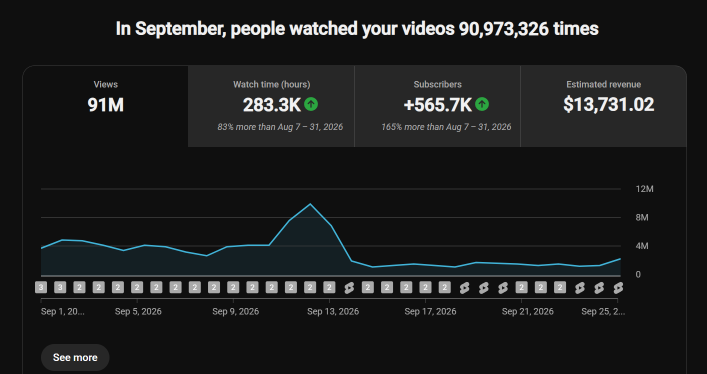
#> input picture 02-results-and-b-roll/IMG_0038.PNG, 1413 x 748 px (shown at 1/2 size)
$ python -i cards_ab.py   (imports and definitions only)
#> lines starting #> are read from the running program, lines starting #| are printed output that depends on the picture; after the words box and inside, x2 and y2 are one past the last pixel; in counts of white or black regions, pixels touching at a corner belong together
#> in photo_file, im is the input picture: PIL image 1413x748 RGB; mean R, G, B 27.7, 28.8, 29.1
"""AB Nasdaq-style cards: clean Apple-keynote look. Screenshots get rounded corners, a hairline border and a soft
shadow (for light-grey or white plates); photos beside Ricky get a thin white frame and a soft shadow."""
import os, sys
from PIL import Image, ImageDraw, ImageFilter

sys.path.insert(0, "/home/user/work/scripts")
import cards2 as C2

OUT = "/home/user/work/gfx/ab"
# [1 line not run here, left out]


def fit(im, max_w, max_h):
#> called with max_w = 544, max_h = 584
    s = min(max_w / im.width, max_h / im.height)
#> s = 0.385
    return im.resize((max(1, round(im.width * s)), max(1, round(im.height * s))), Image.LANCZOS)
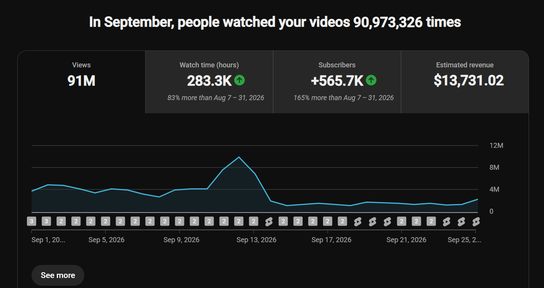
#> returned value: PIL image 544x288 RGB; mean R, G, B 27.7, 28.8, 29


def shadowed(im, radius, pad=70, blur=26, alpha=70, frame=0, frame_rgb=(255, 255, 255), hairline=None):
#> called with radius = 14, pad = 70, blur = 22, alpha = 120, frame = 8, frame_rgb = (255, 255, 255)
    w, h = im.width + 2 * frame, im.height + 2 * frame
#> w = 560; h = 304
    card = Image.new("RGBA", (w, h), frame_rgb + (255,))
#> card: PIL image 560x304 RGBA; every value is 255
    card.paste(im, (frame, frame))
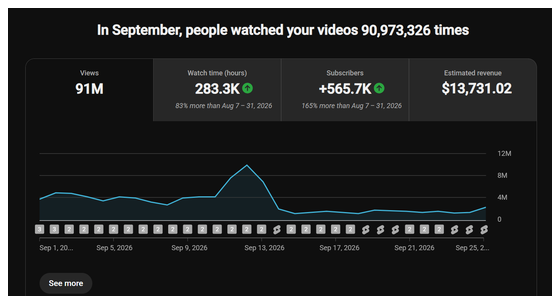
#> card: PIL image 560x304 RGBA; mean R, G, B, A 45.8, 46.8, 47, 255
    m = Image.new("L", (w, h), 0)
#> m: PIL image 560x304 L; every value is 0
    ImageDraw.Draw(m).rounded_rectangle((0, 0, w - 1, h - 1), radius, fill=255)
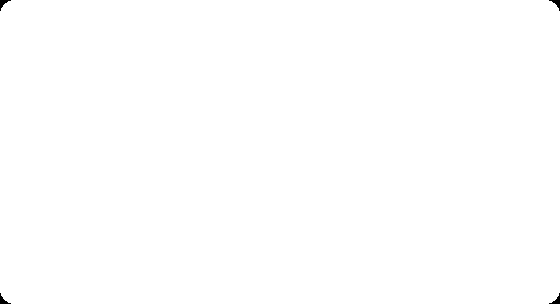
#> m: PIL image 560x304 L; 99.9% white; 4 black regions, box (x1, y1, x2, y2) and area: (0, 0, 11, 11) 46, (549, 0, 560, 11) 46, (0, 293, 11, 304) 46, (549, 293, 560, 304) 46
    card.putalpha(m)
    if hairline:
        ImageDraw.Draw(card).rounded_rectangle((0, 0, w - 1, h - 1), radius, outline=hairline, width=2)
    out = Image.new("RGBA", (w + 2 * pad, h + 2 * pad), (0, 0, 0, 0))
#> out: PIL image 700x444 RGBA; every value is 0
    sh = Image.new("L", out.size, 0)
#> sh: PIL image 700x444 L; every value is 0
    ImageDraw.Draw(sh).rounded_rectangle((pad, pad + 14, pad + w, pad + h + 14), radius, fill=alpha)
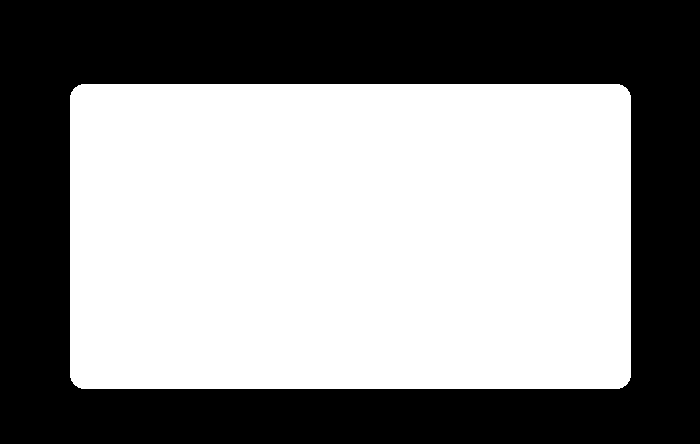
#> sh: PIL image 700x444 L; values 0 (black) and 120 (white), 55% white; 1 black region, box (x1, y1, x2, y2) and area: (0, 0, 700, 444) 139879
    out.putalpha(sh.filter(ImageFilter.GaussianBlur(blur)))
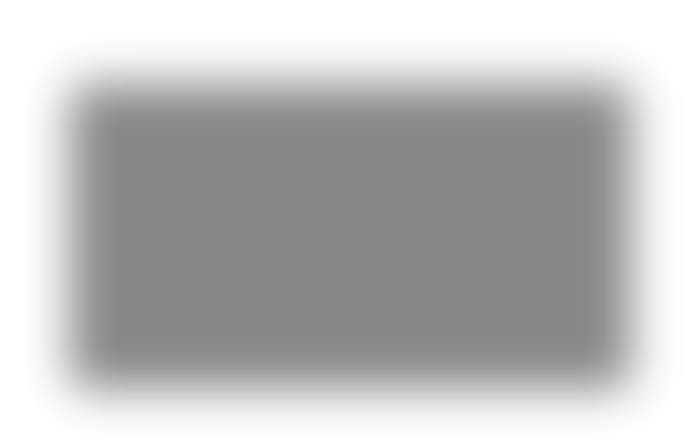
#> out: PIL image 700x444 RGBA; mean R, G, B, A 0, 0, 0, 66; transparent parts drawn white
    out.alpha_composite(card, (pad, pad))
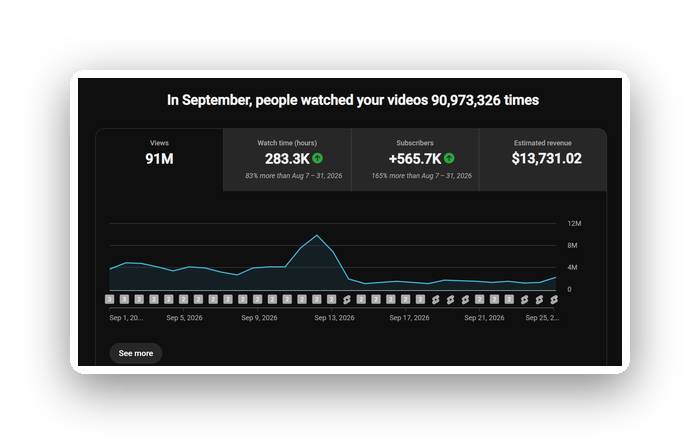
#> out: PIL image 700x444 RGBA; mean R, G, B, A 24.9, 25.5, 25.6, 146.2; transparent parts drawn white
    return out


# [79 lines left out: functions proof, photo, behind_text, gradient, not called in this run]


def photo_file(path, max_w=560, max_h=600):
    """Like photo(), for any image file (e.g. an uploaded diner photo)."""
    from PIL import ImageOps
    import pillow_heif
    pillow_heif.register_heif_opener()
    p = f"{OUT}/photo_{os.path.basename(path)}_{max_w}x{max_h}.png"
    if not os.path.exists(p):
        im = ImageOps.exif_transpose(Image.open(path)).convert("RGB")
        shadowed(fit(im, max_w - 16, max_h - 16), 14, frame=8, alpha=120, blur=22).save(p)
    return p

>>> result = photo_file('../../02-results-and-b-roll/IMG_0038.PNG')
